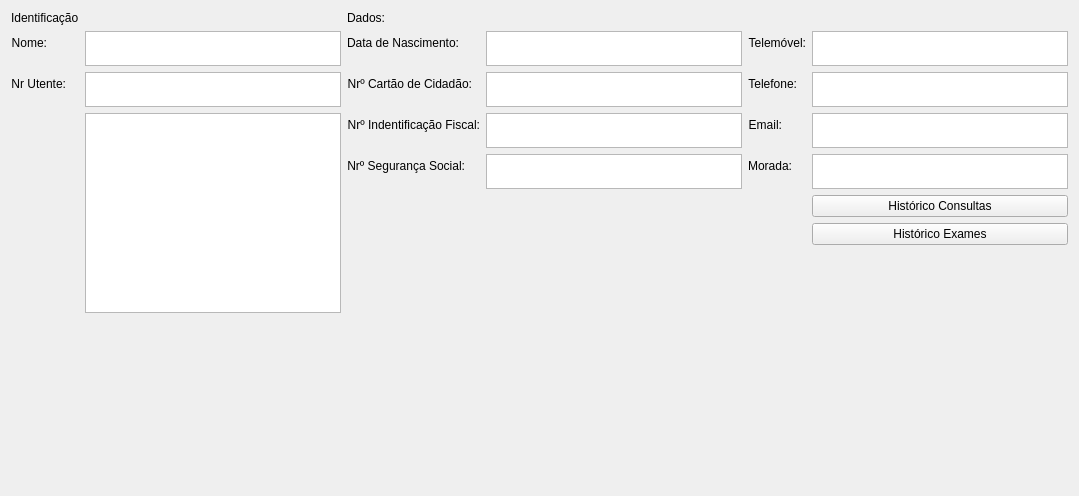
          <widget class="QWidget" name="utenteFile_2">
           <attribute name="title">
            <string>Ficha Utente</string>
           </attribute>
           <layout class="QGridLayout" name="gridLayout_46">
            <item row="0" column="0" rowspan="2">
             <layout class="QFormLayout" name="formLayout_10">
              <item row="3" column="0">
               <widget class="QLabel" name="label_61">
                <property name="text">
                 <string>Nome:</string>
                </property>
                <property name="alignment">
                 <set>Qt::AlignRight|Qt::AlignTrailing|Qt::AlignVCenter</set>
                </property>
               </widget>
              </item>
              <item row="4" column="0">
               <widget class="QLabel" name="label_63">
                <property name="text">
                 <string>Nr Utente:</string>
                </property>
                <property name="alignment">
                 <set>Qt::AlignRight|Qt::AlignTrailing|Qt::AlignVCenter</set>
                </property>
               </widget>
              </item>
              <item row="3" column="1">
               <widget class="QTextBrowser" name="sheetPatientName">
                <property name="maximumSize">
                 <size>
                  <width>16777215</width>
                  <height>35</height>
                 </size>
                </property>
               </widget>
              </item>
              <item row="4" column="1">
               <widget class="QTextBrowser" name="sheetPatientNumber">
                <property name="maximumSize">
                 <size>
                  <width>16777215</width>
                  <height>35</height>
                 </size>
                </property>
               </widget>
              </item>
              <item row="5" column="1">
               <widget class="QGraphicsView" name="graphicsView_2">
                <property name="sizePolicy">
                 <sizepolicy hsizetype="Expanding" vsizetype="Expanding">
                  <horstretch>0</horstretch>
                  <verstretch>0</verstretch>
                 </sizepolicy>
                </property>
                <property name="minimumSize">
                 <size>
                  <width>200</width>
                  <height>200</height>
                 </size>
                </property>
                <property name="maximumSize">
                 <size>
                  <width>500</width>
                  <height>500</height>
                 </size>
                </property>
                <property name="verticalScrollBarPolicy">
                 <enum>Qt::ScrollBarAsNeeded</enum>
                </property>
                <property name="horizontalScrollBarPolicy">
                 <enum>Qt::ScrollBarAsNeeded</enum>
                </property>
                <property name="sizeAdjustPolicy">
                 <enum>QAbstractScrollArea::AdjustToContentsOnFirstShow</enum>
                </property>
                <property name="interactive">
                 <bool>true</bool>
                </property>
                <property name="resizeAnchor">
                 <enum>QGraphicsView::NoAnchor</enum>
                </property>
                <property name="viewportUpdateMode">
                 <enum>QGraphicsView::MinimalViewportUpdate</enum>
                </property>
                <property name="rubberBandSelectionMode">
                 <enum>Qt::ContainsItemShape</enum>
                </property>
               </widget>
              </item>
              <item row="6" column="1">
               <spacer name="verticalSpacer_7">
                <property name="orientation">
                 <enum>Qt::Vertical</enum>
                </property>
                <property name="sizeHint" stdset="0">
                 <size>
                  <width>20</width>
                  <height>40</height>
                 </size>
                </property>
               </spacer>
              </item>
              <item row="1" column="0">
               <widget class="QLabel" name="label_14">
                <property name="text">
                 <string>Identificação</string>
                </property>
               </widget>
              </item>
             </layout>
            </item>
            <item row="0" column="1">
             <layout class="QFormLayout" name="formLayout_11">
              <item row="1" column="0">
               <widget class="QLabel" name="label_27">
                <property name="text">
                 <string>Dados:</string>
                </property>
               </widget>
              </item>
              <item row="2" column="1">
               <widget class="QTextBrowser" name="sheetPatientDate">
                <property name="maximumSize">
                 <size>
                  <width>16777215</width>
                  <height>35</height>
                 </size>
                </property>
               </widget>
              </item>
              <item row="3" column="0">
               <widget class="QLabel" name="label_51">
                <property name="text">
                 <string>Nrº Cartão de Cidadão:</string>
                </property>
                <property name="alignment">
                 <set>Qt::AlignRight|Qt::AlignTrailing|Qt::AlignVCenter</set>
                </property>
               </widget>
              </item>
              <item row="3" column="1">
               <widget class="QTextBrowser" name="sheetPatientIDNr">
                <property name="maximumSize">
                 <size>
                  <width>16777215</width>
                  <height>35</height>
                 </size>
                </property>
               </widget>
              </item>
              <item row="4" column="0">
               <widget class="QLabel" name="label_53">
                <property name="text">
                 <string>Nrº Indentificação Fiscal:</string>
                </property>
                <property name="alignment">
                 <set>Qt::AlignRight|Qt::AlignTrailing|Qt::AlignVCenter</set>
                </property>
               </widget>
              </item>
              <item row="4" column="1">
               <widget class="QTextBrowser" name="sheetPatientNIF">
                <property name="maximumSize">
                 <size>
                  <width>16777215</width>
                  <height>35</height>
                 </size>
                </property>
               </widget>
              </item>
              <item row="5" column="0">
               <widget class="QLabel" name="label_55">
                <property name="text">
                 <string>Nrº Segurança Social:</string>
                </property>
                <property name="alignment">
                 <set>Qt::AlignRight|Qt::AlignTrailing|Qt::AlignVCenter</set>
                </property>
               </widget>
              </item>
              <item row="5" column="1">
               <widget class="QTextBrowser" name="sheetPatientSocialNr">
                <property name="maximumSize">
                 <size>
                  <width>16777215</width>
                  <height>35</height>
                 </size>
                </property>
               </widget>
              </item>
              <item row="6" column="0">
               <spacer name="verticalSpacer_8">
                <property name="orientation">
                 <enum>Qt::Vertical</enum>
                </property>
                <property name="sizeHint" stdset="0">
                 <size>
                  <width>20</width>
                  <height>40</height>
                 </size>
                </property>
               </spacer>
              </item>
              <item row="2" column="0">
               <widget class="QLabel" name="label_49">
                <property name="autoFillBackground">
                 <bool>false</bool>
                </property>
                <property name="text">
                 <string>Data de Nascimento:</string>
                </property>
                <property name="alignment">
                 <set>Qt::AlignRight|Qt::AlignTrailing|Qt::AlignVCenter</set>
                </property>
               </widget>
              </item>
             </layout>
            </item>
            <item row="0" column="2">
             <layout class="QFormLayout" name="formLayout_12">
              <item row="1" column="0">
               <widget class="QLabel" name="label_57">
                <property name="text">
                 <string>Telemóvel:</string>
                </property>
                <property name="alignment">
                 <set>Qt::AlignRight|Qt::AlignTrailing|Qt::AlignVCenter</set>
                </property>
               </widget>
              </item>
              <item row="1" column="1">
               <widget class="QTextBrowser" name="sheetPatientMobileNr">
                <property name="maximumSize">
                 <size>
                  <width>16777215</width>
                  <height>35</height>
                 </size>
                </property>
               </widget>
              </item>
              <item row="2" column="0">
               <widget class="QLabel" name="label_59">
                <property name="text">
                 <string>Telefone:</string>
                </property>
                <property name="alignment">
                 <set>Qt::AlignRight|Qt::AlignTrailing|Qt::AlignVCenter</set>
                </property>
               </widget>
              </item>
              <item row="2" column="1">
               <widget class="QTextBrowser" name="sheetPatientPhoneNr">
                <property name="maximumSize">
                 <size>
                  <width>16777215</width>
                  <height>35</height>
                 </size>
                </property>
               </widget>
              </item>
              <item row="3" column="0">
               <widget class="QLabel" name="label_64">
                <property name="text">
                 <string>Email:</string>
                </property>
                <property name="alignment">
                 <set>Qt::AlignRight|Qt::AlignTrailing|Qt::AlignVCenter</set>
                </property>
               </widget>
              </item>
              <item row="3" column="1">
               <widget class="QTextBrowser" name="sheetPatientEmail">
                <property name="maximumSize">
                 <size>
                  <width>16777215</width>
                  <height>35</height>
                 </size>
                </property>
               </widget>
              </item>
              <item row="4" column="0">
               <widget class="QLabel" name="label_65">
                <property name="text">
                 <string>Morada:</string>
                </property>
                <property name="alignment">
                 <set>Qt::AlignRight|Qt::AlignTrailing|Qt::AlignVCenter</set>
                </property>
               </widget>
              </item>
              <item row="4" column="1">
               <widget class="QTextBrowser" name="sheetPatientAddress">
                <property name="maximumSize">
                 <size>
                  <width>16777215</width>
                  <height>35</height>
                 </size>
                </property>
               </widget>
              </item>
              <item row="5" column="1">
               <widget class="QPushButton" name="sheetPatientAppointmentList">
                <property name="text">
                 <string>Histórico Consultas</string>
                </property>
               </widget>
              </item>
              <item row="6" column="1">
               <widget class="QPushButton" name="nurseButtExamHist">
                <property name="text">
                 <string>Histórico Exames</string>
                </property>
               </widget>
              </item>
              <item row="0" column="1">
               <widget class="QLabel" name="label_2">
                <property name="text">
                 <string/>
                </property>
               </widget>
              </item>
              <item row="0" column="0">
               <widget class="QLabel" name="label_3">
                <property name="text">
                 <string/>
                </property>
               </widget>
              </item>
              <item row="7" column="1">
               <spacer name="verticalSpacer_24">
                <property name="orientation">
                 <enum>Qt::Vertical</enum>
                </property>
                <property name="sizeHint" stdset="0">
                 <size>
                  <width>20</width>
                  <height>40</height>
                 </size>
                </property>
               </spacer>
              </item>
             </layout>
            </item>
            <item row="1" column="2">
             <spacer name="verticalSpacer_9">
              <property name="orientation">
               <enum>Qt::Vertical</enum>
              </property>
              <property name="sizeHint" stdset="0">
               <size>
                <width>20</width>
                <height>188</height>
               </size>
              </property>
             </spacer>
            </item>
           </layout>
          </widget>
